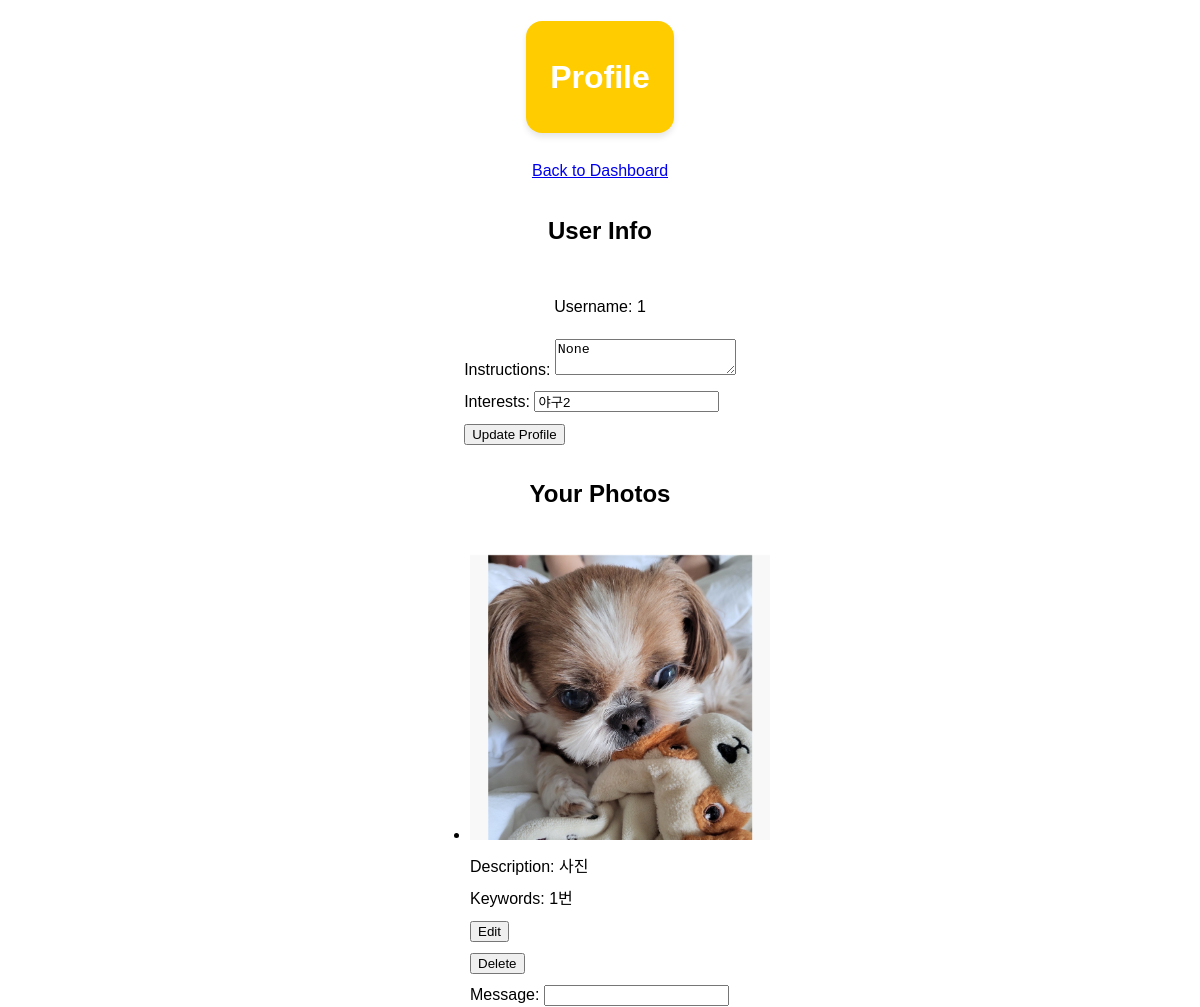
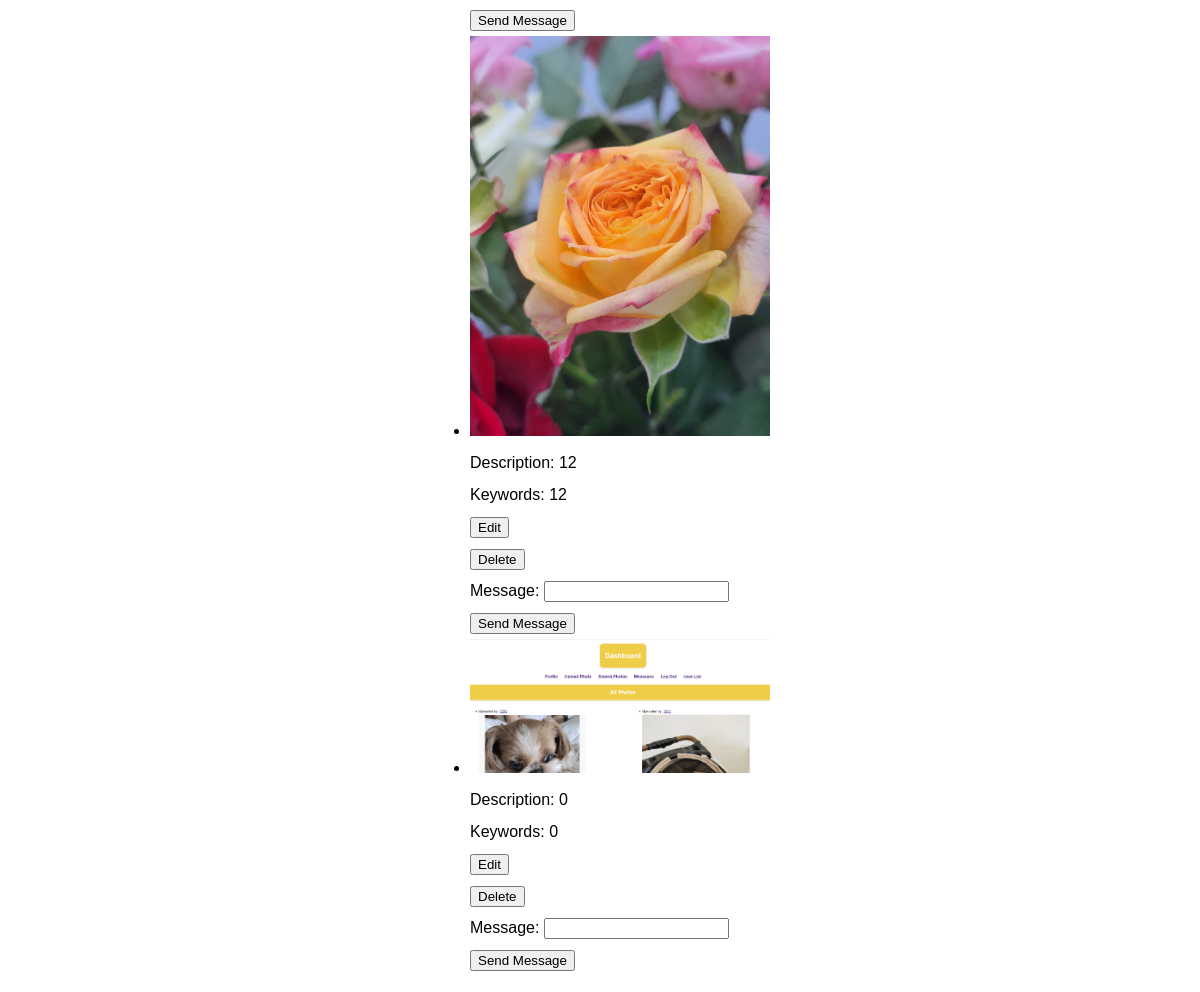
Screenshot of /profile (signed in) with the database file from the repository (2 pictures, top to bottom).
### tables this page shows
CREATE TABLE users (
                        id INTEGER PRIMARY KEY,
                        username TEXT,
                        password TEXT,
                        instructions TEXT,
                        interests TEXT);

CREATE TABLE photos (
                        id INTEGER PRIMARY KEY,
                        user_id INTEGER,
                        filename TEXT,
                        description TEXT,
                        keywords TEXT);

### app.py (the view)
@app.route('/profile', methods=['GET', 'POST'])
def profile():
    if 'username' not in session:
        return redirect(url_for('login'))
    user_id = session['user_id']
    with sql.connect('database.db') as con:
        cur = con.cursor()
        if request.method == 'POST':
            instructions = request.form['instructions']
            interests = request.form['interests']
            cur.execute("UPDATE users SET instructions = ?, interests = ? WHERE id = ?", (instructions, interests, user_id))
            con.commit()
        cur.execute("SELECT * FROM users WHERE id = ?", (user_id,))
        user = cur.fetchone()
        cur.execute("SELECT * FROM photos WHERE user_id = ?", (user_id,))
        photos = cur.fetchall()
    return render_template('profile.html', user=user, photos=photos)

### templates/profile.html (shortened to what this page needs)
<!DOCTYPE html>
<html>
<head>
    <link rel="stylesheet" href="{{ url_for('static', filename='css/styles.css') }}">
</head>
<body>
    <h1>Profile</h1>
    <a href="{{ url_for('dashboard') }}">Back to Dashboard</a>
    <h2>User Info</h2>
    <p>Username: {{ user[1] }}</p>
    <form action="{{ url_for('profile') }}" method="post">
        Instructions: <textarea name="instructions">{{ user[3] }}</textarea><br>
        Interests: <input type="text" name="interests" value="{{ user[4] }}"><br>
        <input type="submit" value="Update Profile">
    </form>
    <h2>Your Photos</h2>
    <ul>
        {% for photo in photos %}
            <li>
                <img src="{{ url_for('static', filename='uploads/' + photo[2]) }}" width="300"><br>
                Description: {{ photo[3] }}<br>
                Keywords: {{ photo[4] }}<br>
                <a href="{{ url_for('edit_post', post_id=photo[0]) }}"><button>Edit</button></a><br>
                <form action="{{ url_for('delete_post', post_id=photo[0]) }}" method="post">
                    <input type="submit" value="Delete">
                </form>
                <form action="{{ url_for('send_post_message', post_id=photo[0]) }}" method="post">
                    Message: <input type="text" name="content"><br>
                    <input type="submit" value="Send Message">
                </form>
            </li>
        {% endfor %}
    </ul>
</body>
</html>

### static/styles.css (style rules this page uses)
body { font-family: Arial, sans-serif; margin: 0; padding: 0; background-color: #ffffff; }

### templates/profile.html (style rules this page uses)
body { display: flex; flex-direction: column; align-items: center; justify-content: center; min-height: 100vh; line-height: 2; }
h1 { font-weight: bold; text-align: center; background-color: #ffcc00; color: #fff; padding: 1.5rem; border-radius: 1rem; box-shadow: 0 4px 6px rgba(0, 0, 0, 0.1); }

### rows the page displays
users: username "1", interests "야구2"
photos: filename (picture), description "사진", keywords "1번"
photos: filename (picture), description "12", keywords "12"
photos: filename (picture), description "0", keywords "0"
